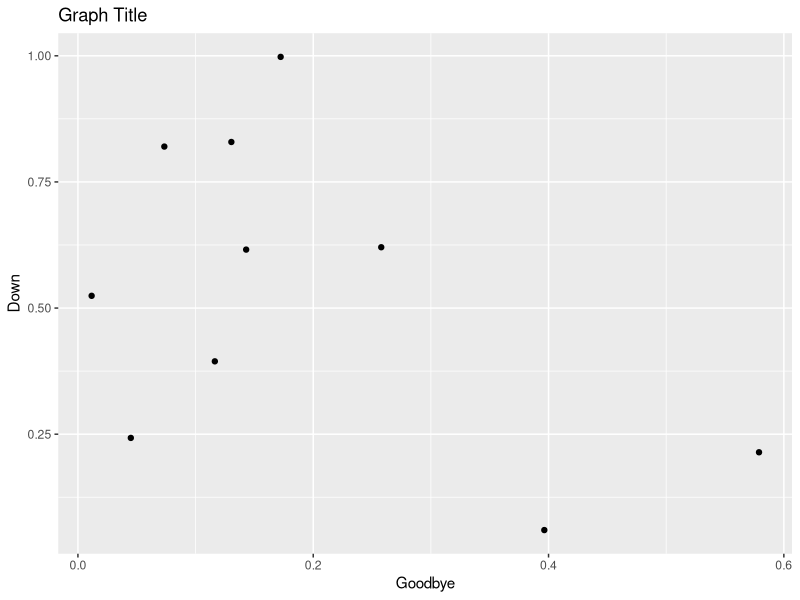

This chart was generated by the following R code:
##----
##
##  Test File
##
##----

#' This file makes a sample graph.
#' It's point is to demonstrate how to save a file to GitHub and track changes.

library(ggplot2)

# Some points:
x <- data.frame(a=runif(10),
                b=runif(10))

# Some graph:
ggplot(x, aes(a,b)) +
  geom_point() +
  xlab("Goodbye") +
  ylab("Down") +
  ggtitle("Graph Title")
